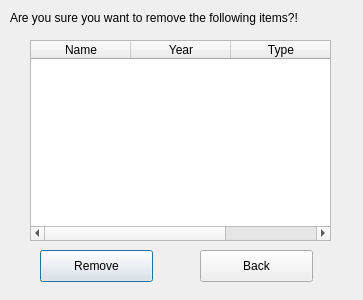
<?xml version="1.0" encoding="UTF-8"?>
<ui version="4.0">
 <class>removecomp</class>
 <widget class="QDialog" name="removecomp">
  <property name="geometry">
   <rect>
    <x>0</x>
    <y>0</y>
    <width>363</width>
    <height>300</height>
   </rect>
  </property>
  <property name="windowTitle">
   <string>Dialog</string>
  </property>
  <widget class="QLabel" name="label">
   <property name="geometry">
    <rect>
     <x>10</x>
     <y>10</y>
     <width>331</width>
     <height>16</height>
    </rect>
   </property>
   <property name="text">
    <string>Are you sure you want to remove the following items?!</string>
   </property>
  </widget>
  <widget class="QPushButton" name="button_removeComp">
   <property name="geometry">
    <rect>
     <x>40</x>
     <y>250</y>
     <width>113</width>
     <height>32</height>
    </rect>
   </property>
   <property name="text">
    <string>Remove</string>
   </property>
  </widget>
  <widget class="QTableWidget" name="table_comp">
   <property name="geometry">
    <rect>
     <x>30</x>
     <y>40</y>
     <width>301</width>
     <height>201</height>
    </rect>
   </property>
   <column>
    <property name="text">
     <string>Name</string>
    </property>
   </column>
   <column>
    <property name="text">
     <string>Year</string>
    </property>
   </column>
   <column>
    <property name="text">
     <string>Type</string>
    </property>
   </column>
  </widget>
  <widget class="QPushButton" name="pushButton">
   <property name="geometry">
    <rect>
     <x>200</x>
     <y>250</y>
     <width>113</width>
     <height>32</height>
    </rect>
   </property>
   <property name="text">
    <string>Back</string>
   </property>
  </widget>
 </widget>
 <resources/>
 <connections/>
</ui>
